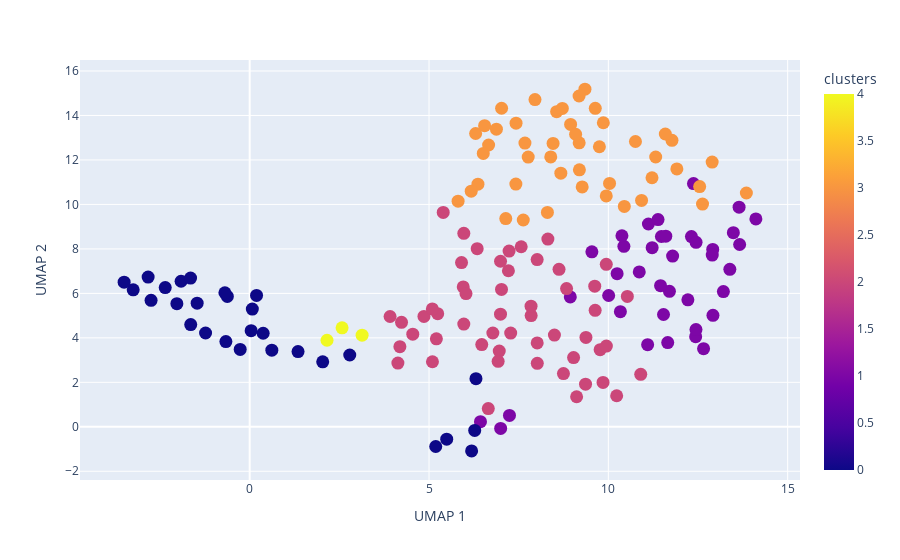

Notebook code for this chart:
### Code cell
fig = px.scatter(
    plot_df,
    x='UMAP 1',
    y='UMAP 2',
    color='clusters',
    hover_name = 'country',
    height=700
)
fig.update_traces(marker=dict(size=13))
fig.show()

### Figure 1 — Plotly figure (JSON) as saved in the notebook; plotly's stock layout.template omitted (floating-point values rounded to 4 significant figures; data arrays with more than 128 entries replaced by an {"elided": "..."} marker saying what was removed)
{"data": [{"hovertemplate": "<b>%{hovertext}</b><br><br>UMAP 1=%{x}<br>UMAP 2=%{y}<br>clusters=%{marker.color}<extra></extra>", "hovertext": {"elided": "167 str values"}, "legendgroup": "", "marker": {"color": {"elided": "167 int values"}, "coloraxis": "coloraxis", "size": 13, "symbol": "circle"}, "mode": "markers", "name": "", "orientation": "v", "showlegend": false, "type": "scatter", "x": {"elided": "167 float values"}, "xaxis": "x", "y": {"elided": "167 float values"}, "yaxis": "y"}], "layout": {"autosize": true, "coloraxis": {"colorbar": {"title": {"text": "clusters"}}, "colorscale": [[0, "#0d0887"], [0.1111, "#46039f"], [0.2222, "#7201a8"], [0.3333, "#9c179e"], [0.4444, "#bd3786"], [0.5556, "#d8576b"], [0.6667, "#ed7953"], [0.7778, "#fb9f3a"], [0.8889, "#fdca26"], [1, "#f0f921"]]}, "legend": {"tracegroupgap": 0}, "margin": {"t": 60}, "xaxis": {"anchor": "y", "autorange": true, "domain": [0, 1], "range": [-4.677, 15.29], "title": {"text": "UMAP 1"}, "type": "linear"}, "yaxis": {"anchor": "x", "autorange": true, "domain": [0, 1], "range": [-2.287, 16.39], "title": {"text": "UMAP 2"}, "type": "linear"}}}
